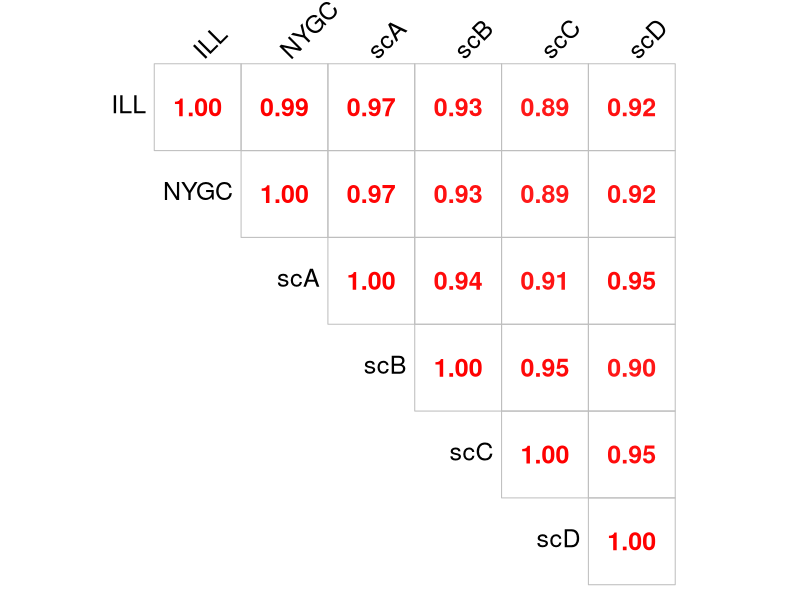

The R source for this figure:
library(corrplot)


data.norm <- read.table("merged_external.tsv",sep="\t",header=T)
data.norm <- data.norm[,seq(4,9,1)]

pdf("correlation_plot_external.pdf", height =10, width = 10)
corrplot(cor(data.norm),method='number',shade.col=NA,
         type = "upper", number.cex = 1.5, number.digits = 2,
         tl.col='black',tl.cex = 1.5,
         tl.srt=45,addCoef.col = 'black',insig = "blank",
         col=colorRampPalette(c("blue","white","red"))(200),
         #cl.cex = 1.2, cl.lim = c(0,1), cl.align.text = "l",
         cl.pos="n"
         )
dev.off()
